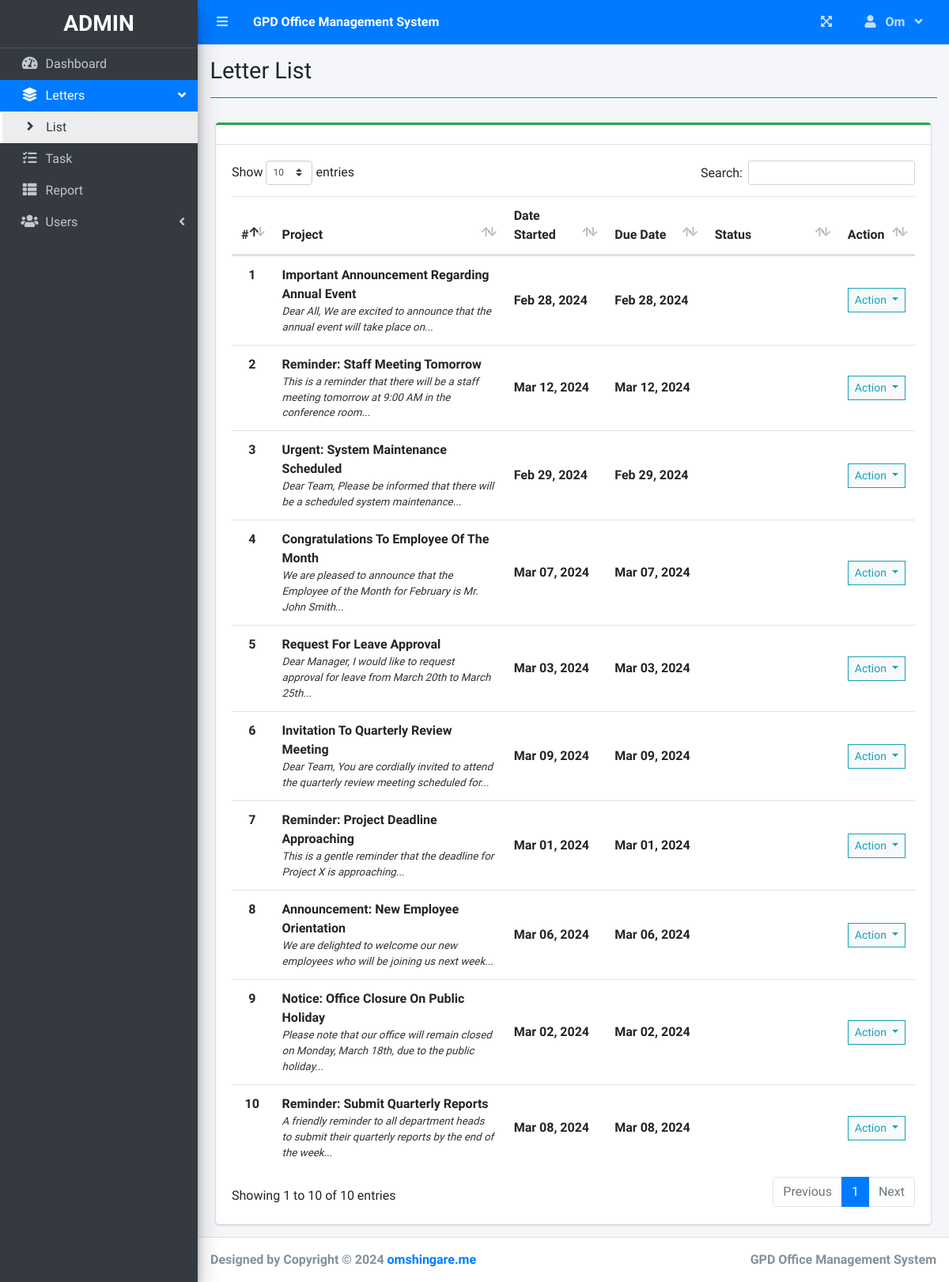
The page /index.php?page=letter_list (signed in) on the database its author committed.
### tables this page shows
CREATE TABLE `gpd_letters` (
  `letter_id` int(11) NOT NULL,
  `letter_creator_user_id` int(11) NOT NULL,
  `letter_title` text NOT NULL,
  `letter_content` text NOT NULL,
  `letter_status` int(11) DEFAULT 1,
  `letter_hod_remarks` text DEFAULT NULL,
  `letter_lipik_remarks` text DEFAULT NULL,
  `letter_principal_remarks` text DEFAULT NULL,
  `letter_principal_approval_date` datetime DEFAULT NULL,
  `letter_lipik_approval_date` datetime DEFAULT NULL,
  `letter_hod_approval_date` datetime DEFAULT NULL,
  `letter_created_date` date DEFAULT NULL
);

### letter_list.php (the view, shortened to what this page needs)
<?php include'db_connect.php' ?>
<div class="col-lg-12">
	<div class="card card-outline card-success">
		<div class="card-header">
		</div>
		<div class="card-body">
			<table class="table tabe-hover table-condensed" id="list">
				<colgroup>
					<col width="5%">
					<col width="35%">
					<col width="15%">
					<col width="15%">
					<col width="20%">
					<col width="10%">
				</colgroup>
				<thead>
					<tr>
						<th class="text-center">#</th>
						<th>Project</th>
						<th>Date Started</th>
						<th>Due Date</th>
						<th>Status</th>
						<th>Action</th>
					</tr>
				</thead>
				<tbody>
					<?php
					 $i = 1;
					 $where = "";
					 $qry = $conn->query("SELECT * FROM gpd_letters $where order by letter_id asc");
					while($row= $qry->fetch_assoc()):
						$trans = get_html_translation_table(HTML_ENTITIES,ENT_QUOTES);
						unset($trans["\""], $trans["<"], $trans[">"], $trans["<h2"]);
						$desc = strtr(html_entity_decode($row['letter_content']),$trans);
						$desc=str_replace(array("<li>","</li>"), array("",", "), $desc);
					?>
					<tr>
						<th class="text-center"><?php echo $i++ ?></th>
						<td>
							<p><b><?php echo ucwords($row['letter_title']) ?></b></p>
							<p class="truncate"><?php echo strip_tags($desc) ?></p>
						</td>
						<td><b><?php echo date("M d, Y",strtotime($row['letter_created_date'])) ?></b></td>
						<td><b><?php echo date("M d, Y",strtotime($row['letter_created_date'])) ?></b></td>
						<td class="text-center">
						</td>
						<td class="text-center">
							<button type="button" class="btn btn-default btn-sm btn-flat border-info wave-effect text-info dropdown-toggle" data-toggle="dropdown" aria-expanded="true">
		                      Action
		                    </button>
						</td>
					</tr>
				<?php endwhile; ?>
				</tbody>
			</table>
		</div>
	</div>
</div>

### letter_list.php (style rules this page uses)
table p { margin: unset !important; }
table td { vertical-align: middle !important }

### rows shown on the page
gpd_letters: letter_title "Important Announcement Regarding Annual Event", letter_content "Dear All, We are excited to announce that the annual event will take place on...", letter_created_date "Feb 28, 2024"
gpd_letters: letter_title "Reminder: Staff Meeting Tomorrow", letter_content "This is a reminder that there will be a staff meeting tomorrow at 9:00 AM in the conference room...", letter_created_date "Mar 12, 2024"
gpd_letters: letter_title "Urgent: System Maintenance Scheduled", letter_content "Dear Team, Please be informed that there will be a scheduled system maintenance...", letter_created_date "Feb 29, 2024"
gpd_letters: letter_title "Congratulations To Employee Of The Month", letter_content "We are pleased to announce that the Employee of the Month for February is Mr. John Smith...", letter_created_date "Mar 07, 2024"
gpd_letters: letter_title "Request For Leave Approval", letter_content "Dear Manager, I would like to request approval for leave from March 20th to March 25th...", letter_created_date "Mar 03, 2024"
gpd_letters: letter_title "Invitation To Quarterly Review Meeting", letter_content "Dear Team, You are cordially invited to attend the quarterly review meeting scheduled for...", letter_created_date "Mar 09, 2024"
gpd_letters: letter_title "Reminder: Project Deadline Approaching", letter_content "This is a gentle reminder that the deadline for Project X is approaching...", letter_created_date "Mar 01, 2024"
gpd_letters: letter_title "Announcement: New Employee Orientation", letter_content "We are delighted to welcome our new employees who will be joining us next week...", letter_created_date "Mar 06, 2024"
gpd_letters: letter_title "Notice: Office Closure On Public Holiday", letter_content "Please note that our office will remain closed on Monday, March 18th, due to the public holiday...", letter_created_date "Mar 02, 2024"
gpd_letters: letter_title "Reminder: Submit Quarterly Reports", letter_content "A friendly reminder to all department heads to submit their quarterly reports by the end of the week...", letter_created_date "Mar 08, 2024"

### other values the page prints
$_SESSION['system']['name'] "GPD Office Management System"
$_SESSION['login_user_name'] "Om"
$title "Letter List"
